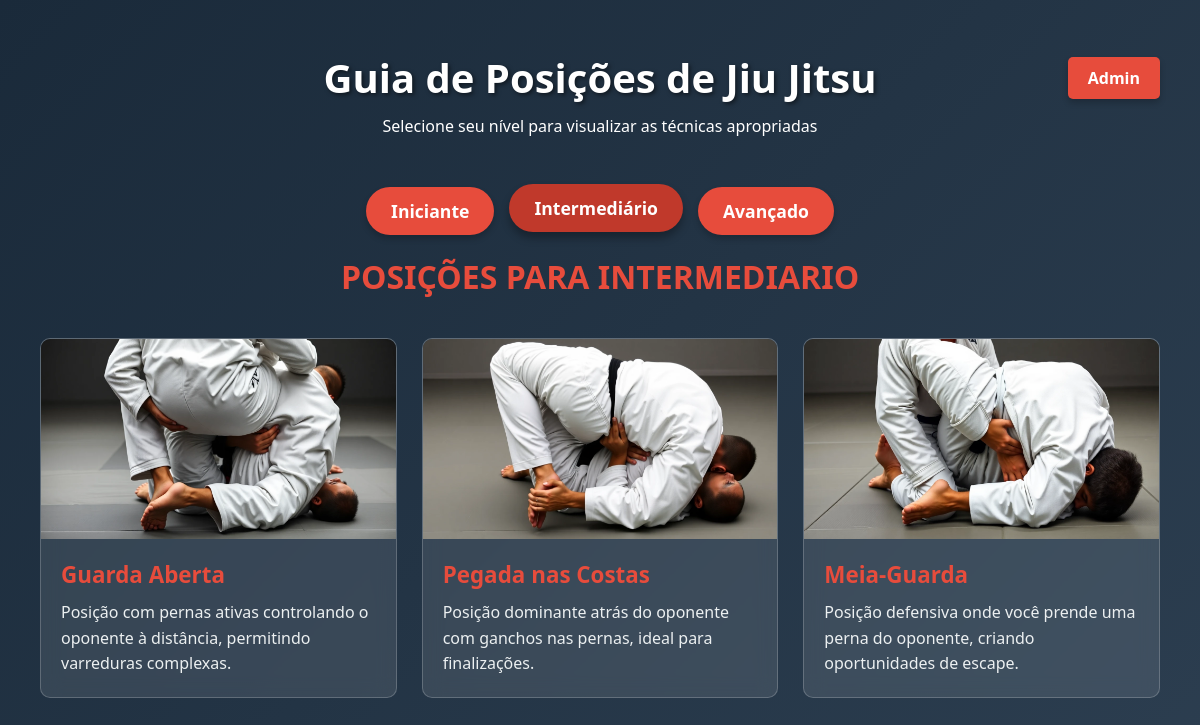
The page /indexInter on the database its author committed.
### models/guia.py (models this page shows, shortened)
class Position(db.Model):
    __tablename__ = 'positions'
    id = db.Column(db.Integer, primary_key=True)
    name = db.Column(db.String(100), nullable=False)
    description = db.Column(db.Text, nullable=False)
    image = db.Column(db.String(100), nullable=True) # A imagem da posição
    level = db.Column(db.String(50), nullable=False)
    variations = db.relationship('Variation', backref='position', lazy=True, cascade="all, delete-orphan")

### controllers/controller.py (the view)
def indexinter():
    positions = Position.query.filter_by(level='intermediate').all()
    return render_template('index_inter.html', positions=positions)

### view/index_inter.html (shortened to what this page needs)
{% extends 'templates/base.html' %}
{% block conteudo %}
    <header>
        <a href="{{ url_for('admin_route') }}" class="botao-link-admin">Admin</a>
        <h1>Guia de Posições de Jiu Jitsu</h1>
        <p>Selecione seu nível para visualizar as técnicas apropriadas</p>
    </header>
    <div class="controls">
        <a href="{{ url_for('guiabjj_route') }}" class="level-btn">Iniciante</a>
        <a href="{{ url_for('indexinter_route') }}" class="level-btn active">Intermediário</a>
        <a href="{{ url_for('indexavanc_route') }}" class="level-btn">Avançado</a>
    </div>
    <div id="content-container" style="display: block;">
        <h2 class="level-header">Posições para Intermediario</h2>
        <div class="positions-grid">
            {% for position in positions %}
            <a href="{{ url_for('view_inter', position_id=position.id) }}" class="card-link" style="text-decoration: none;">
                <div class="position-card" data-name="{{ position.name }}">
                        <img class="card-image" src="{{ url_for('static', filename='imagens/'+ position.image) }}">
                    <div class="card-content">
                        <h3>{{ position.name }}</h3>
                        <p>{{ position.description }}</p>
                    </div>
                </div>
            </a>
            {% endfor %}
        </div>
    </div>
{% endblock %}

### static/css/styles.css (style rules this page uses)
:root { --primary: #2c3e50; --secondary: #e74c3c; --light: #ecf0f1; --dark-bg: #1a2a3a; --card-bg: rgba(255,255,255,0.1); --border-color: rgba(255,255,255,0.2); }
* { margin: 0; padding: 0; box-sizing: border-box; font-family: 'Segoe UI', Tahoma, Geneva, Verdana, sans-serif; }
body { background: linear-gradient(135deg, var(--dark-bg), var(--primary)); color: white; min-height: 100vh; padding: 20px; }
header { text-align: center; padding: 30px 0; position: relative; }
h1 { font-size: 2.5rem; margin-bottom: 10px; text-shadow: 2px 2px 4px rgba(0,0,0,0.5); }
.controls { display: flex; justify-content: center; gap: 15px; margin: 20px 0; flex-wrap: wrap; }
.level-btn, .admin-button, .botao-link-admin, .add-position-btn, .action-btn, .save-btn, .cancel-btn { background: var(--secondary); color: white; border: none; padding: 12px 25px; border-radius: 30px; font-size: 1.1rem; cursor: pointer; transition: all 0.3s; font-weight: bold; box-shadow: 0 4px 6px rgba(0,0,0,0.2); text-decoration: none; }
.level-btn:hover, .level-btn.active, .admin-button:hover, .admin-button.active, .botao-link-admin, .add-position-btn:hover, .add-position-btn.active, .action-btn:hover, .action-btn.active, .save-btn:hover, .save-btn.active, .cancel-btn:hover, .cancel-btn.active { background: #c0392b; transform: translateY(-3px); box-shadow: 0 6px 8px rgba(0,0,0,0.3); }
.positions-grid { display: grid; grid-template-columns: repeat(auto-fill, minmax(300px, 1fr)); gap: 25px; max-width: 1200px; margin: 0 auto; padding: 20px; }
.position-card { background: var(--card-bg); border-radius: 10px; overflow: hidden; transition: transform 0.3s; backdrop-filter: blur(10px); border: 1px solid var(--border-color); cursor: pointer; }
.card-image { width: 100%; height: 200px; background-size: cover; background-position: center; }
.card-content { padding: 20px; }
.card-content h3 { color: var(--secondary); margin-bottom: 10px; font-size: 1.4rem; }
.card-content p { line-height: 1.6; color: var(--light); }
.level-header { text-align: center; margin: 20px 0; font-size: 2rem; color: var(--secondary); text-transform: uppercase; }
.admin-button, .botao-link-admin { position: absolute; right: 20px; top: 30px; padding: 10px 20px; border-radius: 5px; }
.botao-link, .botao-link-admin { display: inline-block; padding: 10px 20px; background-color: var(--secondary); color: white; text-align: center; text-decoration: none; border: none; border-radius: 5px; cursor: pointer; font-size: 16px; font-weight: bold; box-shadow:0 4px 6px rgba(0,0,0,0.2); margin: 10px 0; }

### rows shown on the page
Position: image (picture), name "Guarda Aberta", description "Posição com pernas ativas controlando o oponente à distância, permitindo varreduras complexas."
Position: image (picture), name "Pegada nas Costas", description "Posição dominante atrás do oponente com ganchos nas pernas, ideal para finalizações."
Position: image (picture), name "Meia-Guarda", description "Posição defensiva onde você prende uma perna do oponente, criando oportunidades de escape."
